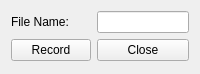
<?xml version="1.0" encoding="UTF-8"?>
<ui version="4.0">
 <class>VideoRecordControlWidget</class>
 <widget class="QWidget" name="VideoRecordControlWidget">
  <property name="geometry">
   <rect>
    <x>0</x>
    <y>0</y>
    <width>200</width>
    <height>74</height>
   </rect>
  </property>
  <property name="maximumSize">
   <size>
    <width>200</width>
    <height>200</height>
   </size>
  </property>
  <property name="windowTitle">
   <string>Form</string>
  </property>
  <layout class="QGridLayout" name="gridLayout">
   <item row="0" column="1">
    <widget class="QLineEdit" name="lineEdit_file_name">
     <property name="sizePolicy">
      <sizepolicy hsizetype="Preferred" vsizetype="Fixed">
       <horstretch>0</horstretch>
       <verstretch>0</verstretch>
      </sizepolicy>
     </property>
    </widget>
   </item>
   <item row="0" column="0">
    <widget class="QLabel" name="label_file_name">
     <property name="text">
      <string>File Name: </string>
     </property>
    </widget>
   </item>
   <item row="1" column="1">
    <widget class="QPushButton" name="pushButton_close_record">
     <property name="text">
      <string>Close</string>
     </property>
    </widget>
   </item>
   <item row="1" column="0">
    <widget class="QPushButton" name="pushButton_play_stop_record">
     <property name="text">
      <string>Record</string>
     </property>
    </widget>
   </item>
  </layout>
 </widget>
 <resources/>
 <connections/>
</ui>
